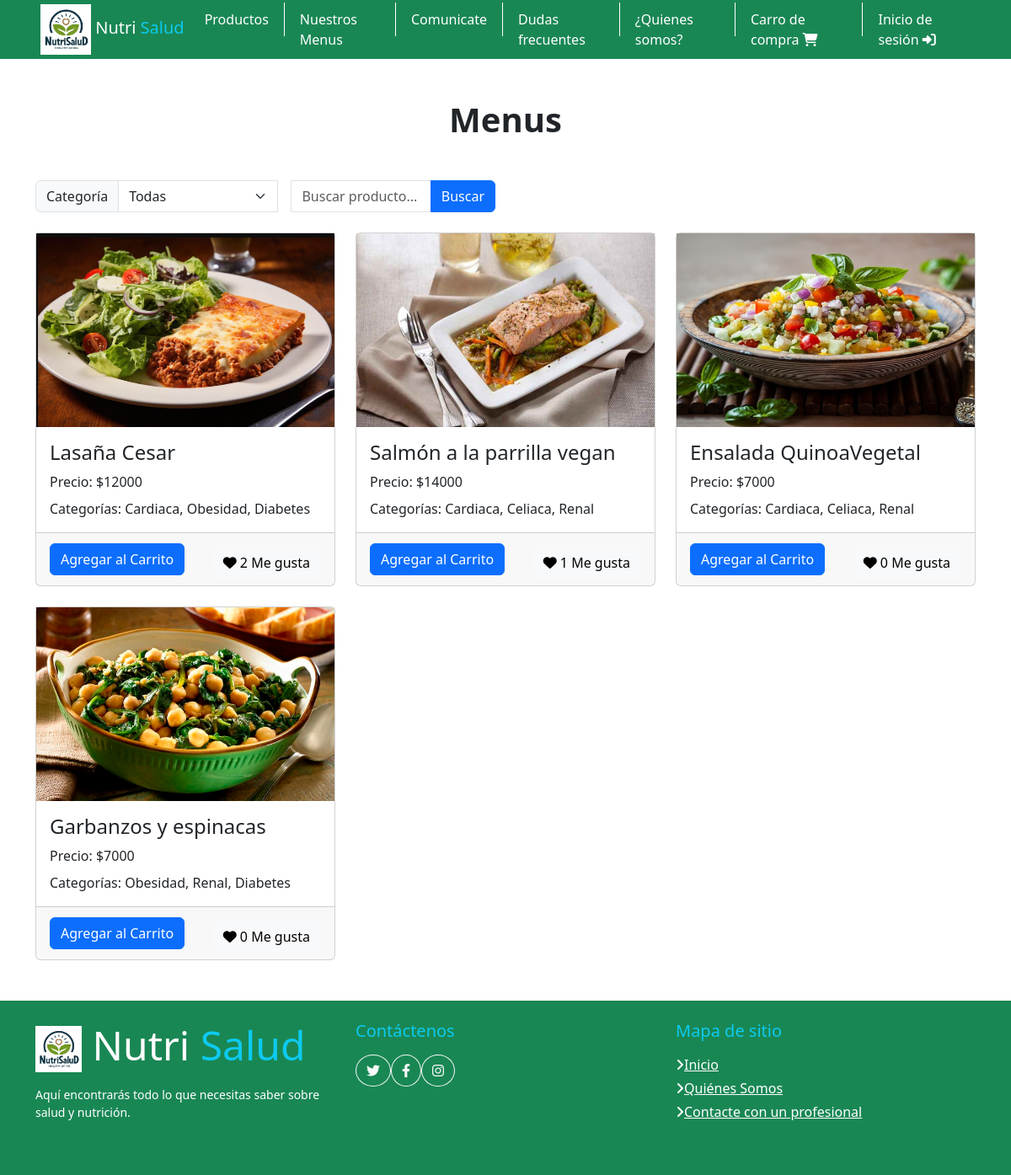
Page /3_menus/ on the committed database.
### Apps/Crud/models.py (models this page shows, shortened)
class Menu(models.Model):
    id = models.UUIDField(primary_key=True, default=uuid.uuid4, editable=False)
    foto = models.ImageField(upload_to='fotos_comida/')
    nombreMenu = models.CharField(max_length=255)
    categoria = models.ManyToManyField(Categoria)
    precio = models.IntegerField()
    descripcion = models.TextField()
    stock = models.IntegerField(default=0)

class Categoria(models.Model):
    CATEGORIAS_CHOICES = [
        ('hipertension', 'Hipertensión'),
        ('celiaco', 'Celíaco'),
        ('obeso', 'Obeso'),
        ('renal', 'Renal'),
        ('diabetico', 'Diabético'),
        ('ninguno', 'Ninguno'),
    ]
    nombre = models.CharField(max_length=50, choices=CATEGORIAS_CHOICES, unique=True)

### Apps/Home/views.py (the view)
# urls.py: path('3_menus/', views.cargarmenu, name='cargarmenu'),
def cargarmenu(request):
    menus = Menu.objects.all()
    query = request.GET.get('busqueda', '')
    categoria = request.GET.get('categoria', '')
    if query:
        menus = menus.filter(
            Q(nombreMenu__icontains=query) |
            Q(descripcion__icontains=query)
        )
    if categoria:
        menus = menus.filter(categoria__nombre=categoria)
    return render(request, "3_menus.html", {'menus': menus, 'categoria_seleccionada': categoria, 'busqueda': query})

### Apps/Home/templates/3_menus.html (shortened to what this page needs)
{% extends '0_base.html' %}
{% load static %}
{% block body %}
<div class="container">
    <h1 class="text-center display-6 mb-5 fw-bold my-5">Menus</h1>
    <div class="row mb-4">
        <div class="col-md-6">
            <form method="GET">
                <div class="input-group justify-content-end">
                    <span class="input-group-text">Categoría</span>
                    <select class="form-select me-3" name="categoria">
                        <option value="" selected>Todas</option>
                    </select>
                    <input type="text" class="form-control input-busqueda" name="busqueda" placeholder="Buscar producto...">
                    <button type="submit" class="btn btn-primary">Buscar</button>
                </div>
            </form>
        </div>
    </div>
    <div class="row row-cols-1 row-cols-md-3 g-4 mb-5">
        {% for menu in menus %}
        <div class="col">
            <div class="card h-100">
                <img src="{{ menu.foto.url }}" class="card-img-top2" alt="{{ menu.nombreMenu }}">
                <div class="card-body">
                    <h4 class="card-title">{{ menu.nombreMenu }}</h4>
                    <p class="card-text">Precio: ${{ menu.precio|floatformat:0 }}</p>
                    <p class="card-text">Categorías:
                        {% for categoria in menu.categoria.all %}
                            {{ categoria.nombre }}{% if not forloop.last %}, {% endif %}
                        {% endfor %}
                    </p>
                </div>
                <div class="card-footer d-flex justify-content-between align-items-center">
                    <form method="post" action="{% url 'agregar_al_carro' menu.id %}">
                        <button type="submit" class="btn btn-primary">Agregar al Carrito</button>
                    </form>
                    <form method="post" action="{% url 'like_product' menu.id %}">
                        <button type="submit" class="btn btn-light mt-2">
                            <i class="fas fa-heart"></i> {{ menu.likes.count }} Me gusta
                        </button>
                    </form>
                </div>
            </div>
        </div>
        {% endfor %}
    </div>
</div>
{% endblock %}

### Apps/Home/templates/0_base.html (shortened to what this page needs)
{% load static %}
<!DOCTYPE html>
<html lang="es-cl">
<head>
    <link href="https://cdn.jsdelivr.net/npm/bootstrap@5.3.0/dist/css/bootstrap.min.css" rel="stylesheet">
    <link rel="stylesheet" href="{% static 'css/style.css' %}">
    <link rel="stylesheet" href="{% static 'css/chat.css' %}">
    <link rel="stylesheet" href="https://cdnjs.cloudflare.com/ajax/libs/font-awesome/6.4.0/css/all.min.css" />
</head>
<body>
<header>
    <div class="container-fluid p-0">
    <nav class="navbar navbar-expand-lg navbar-dark bg-success py-3 py-lg-0 px-lg-5">
        <a class="navbar-brand" href="/">
        <img src="{% static 'img/logo.jpg' %}" alt="Logo" width="60" height="60" class="d-inline-block fs-1 align-text-center">
        <span class="text-white">Nutri</span> <span class="text-info">Salud</span>
        </a>
        <div class="collapse navbar-collapse" id="navbarCollapse">
        <div class="navbar-nav mx-auto">
            <a href="/2_productos" class="nav-item nav-link text-white">Productos</a>
            <a href="/3_menus" class="nav-item nav-link text-white">Nuestros Menus</a>
            <a href="/4_contacto" class="nav-item nav-link text-white">Comunicate</a>
            <a href="/5_preguntas" class="nav-item nav-link text-white">Dudas frecuentes</a>
            <a href="/6_nosotros" class="nav-item nav-link text-white">¿Quienes somos?</a>
            <a href="/7_carro" class="nav-item nav-link text-white">Carro de compra <i class="fas fa-shopping-cart"></i></a>
            {% if user.is_authenticated %}
                <li class="nav-item">
                    <form method="post" action="{% url 'logout' %}" class="d-inline">
                        {% csrf_token %}
                        <button type="submit" class="btn btn-link text-white p-0">
                            Cerrar sesión <i class="fas fa-sign-out-alt"></i>
                        </button>
                    </form>
                </li>
            {% else %}
                <li class="nav-item">
                    <a href="{% url 'login' %}" class="nav-link text-white">
                        Inicio de sesión <i class="fas fa-sign-in-alt"></i>
                    </a>
                </li>
            {% endif %}
        </div>
    </nav>
    </div>
</header>
<div class="content">
    {% block body %}
    {% endblock %}
</div>
<footer class="footer-expand-lg bg-success text-white py-4 ">
  <div class="container">
      <div class="row">
          <div class="col-md-4 mb-4">
              <h1 class="mb-3 display-5 text-capitalize">
                  <img src="{% static 'img/logo.jpg' %}" alt="Logo" width="55" height="55" class="d-inline-block align-text-center">
                  <span class="text-white">Nutri</span> <span class="text-info">Salud</span>
              </h1>
              <p class="small">Aquí encontrarás todo lo que necesitas saber sobre salud y nutrición.</p>
          </div>
          <div class="col-md-4 mb-4">
              <h5 class="text-info mb-3">Contáctenos</h5>
              <div class="d-flex justify-content-start">
                  <a class="btn btn-outline-light rounded-circle text-center mr-2" href="https://twitter.com/"><i class="fab fa-twitter"></i></a>
                  <a class="btn btn-outline-light rounded-circle text-center mr-2" href="https://es-es.facebook.com/"><i class="fab fa-facebook-f"></i></a>
                  <a class="btn btn-outline-light rounded-circle text-center" href="https://www.instagram.com/"><i class="fab fa-instagram"></i></a>
              </div>
          </div>
          <div class="col-md-4 mb-4">
              <h5 class="text-info mb-3">Mapa de sitio</h5>
              <div class="d-flex flex-column justify-content-start">
                  <a class="text-white mb-1" href="/"><i class="fa fa-angle-right mr-1"></i>Inicio</a>
                  <a class="text-white mb-1" href="/6_nosotros"><i class="fa fa-angle-right mr-1"></i>Quiénes Somos</a>
                  <a class="text-white mb-1" href="/4_contacto"><i class="fa fa-angle-right mr-1"></i>Contacte con un profesional</a>
              </div>
          </div>
      </div>
  </div>
</footer>
</body>
</html>

### Apps/Home/static/css/style.css (style rules this page uses)
.card-img-top2 { object-fit: flex; height: 230px; }
body { background-image: url('/static/img/Fondo.webp'); background-size: cover; background-repeat: no-repeat; background-attachment: fixed; background-position: center; margin: 0; }
.card-body { height: 100%; display: flex; flex-direction: column; }
.card-title, .card-text { flex-grow: 0; margin-bottom: 0.5rem; }
.card-footer { display: flex; justify-content: space-between; align-items: center; margin-top: auto; }
html, body { height: 100%; margin: 0; }
body { display: flex; flex-direction: column; }
.content { flex: 1; }

### Apps/Home/static/css/chat.css (style rules this page uses)
.card-img-top2 { object-fit: flex; height: 230px; }
body { background-image: url('/static/img/Fondo.webp'); background-size: cover; background-repeat: no-repeat; background-attachment: fixed; background-position: center; margin: 0; }
.card-body { height: 100%; display: flex; flex-direction: column; }
.card-title, .card-text { flex-grow: 0; margin-bottom: 0.5rem; }
.card-footer { display: flex; justify-content: space-between; align-items: center; margin-top: auto; }
html, body { height: 100%; margin: 0; }
body { display: flex; flex-direction: column; }
.content { flex: 1; }

### rows in the picture
Menu: foto (picture), nombreMenu "Lasaña Cesar", precio "12000", likes.count "2"
Categoria: nombre "Cardiaca"
Categoria: nombre "Obesidad"
Categoria: nombre "Diabetes"
Menu: foto (picture), nombreMenu "Salmón a la parrilla vegan", precio "14000", likes.count "1"
Categoria: nombre "Celiaca"
Categoria: nombre "Renal"
Menu: foto (picture), nombreMenu "Ensalada QuinoaVegetal", precio "7000", likes.count "0"
Menu: foto (picture), nombreMenu "Garbanzos y espinacas", precio "7000", likes.count "0"
